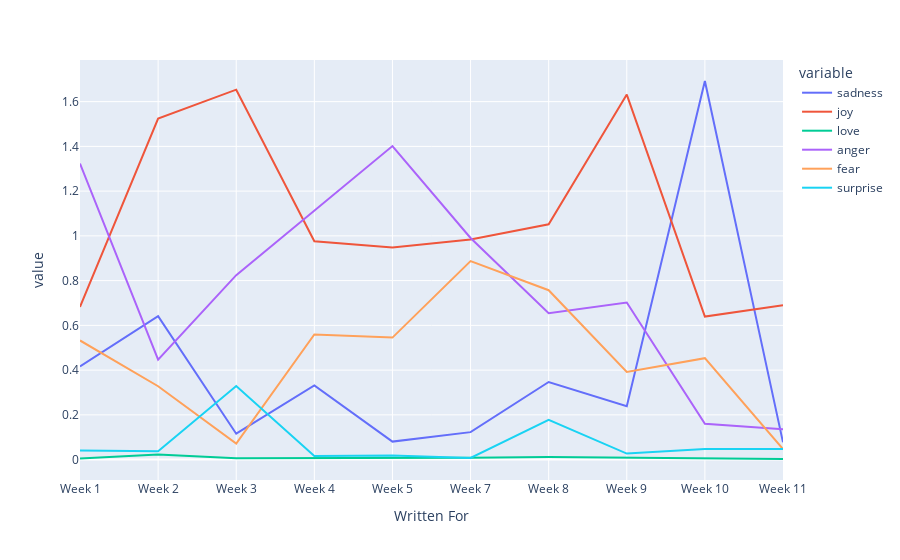

The code cell stored with this chart in its notebook:
### Code cell
c2 = chart.groupby("Written For").sum().reindex(["Week 1","Week 2","Week 3", "Week 4", "Week 5","Week 7", "Week 8",
"Week 9", "Week 10", "Week 11"])
plot = px.line(c2, y = ["sadness","joy","love", "anger", "fear","surprise",])

plot.show()

### Figure 1 — Plotly figure (JSON) as saved in the notebook; plotly's stock layout.template omitted (floating-point values rounded to 4 significant figures)
{"data": [{"hovertemplate": "variable=sadness<br>Written For=%{x}<br>value=%{y}<extra></extra>", "legendgroup": "sadness", "line": {"color": "#636efa", "dash": "solid"}, "marker": {"symbol": "circle"}, "mode": "lines", "name": "sadness", "orientation": "v", "showlegend": true, "type": "scatter", "x": ["Week 1", "Week 2", "Week 3", "Week 4", "Week 5", "Week 7", "Week 8", "Week 9", "Week 10", "Week 11"], "xaxis": "x", "y": [0.4164, 0.6408, 0.1159, 0.3313, 0.08054, 0.1229, 0.3469, 0.2382, 1.692, 0.07712], "yaxis": "y"}, {"hovertemplate": "variable=joy<br>Written For=%{x}<br>value=%{y}<extra></extra>", "legendgroup": "joy", "line": {"color": "#EF553B", "dash": "solid"}, "marker": {"symbol": "circle"}, "mode": "lines", "name": "joy", "orientation": "v", "showlegend": true, "type": "scatter", "x": ["Week 1", "Week 2", "Week 3", "Week 4", "Week 5", "Week 7", "Week 8", "Week 9", "Week 10", "Week 11"], "xaxis": "x", "y": [0.6826, 1.524, 1.653, 0.9758, 0.9478, 0.9835, 1.052, 1.631, 0.6392, 0.6904], "yaxis": "y"}, {"hovertemplate": "variable=love<br>Written For=%{x}<br>value=%{y}<extra></extra>", "legendgroup": "love", "line": {"color": "#00cc96", "dash": "solid"}, "marker": {"symbol": "circle"}, "mode": "lines", "name": "love", "orientation": "v", "showlegend": true, "type": "scatter", "x": ["Week 1", "Week 2", "Week 3", "Week 4", "Week 5", "Week 7", "Week 8", "Week 9", "Week 10", "Week 11"], "xaxis": "x", "y": [0.00451, 0.02284, 0.005761, 0.006041, 0.006801, 0.008604, 0.01139, 0.009025, 0.008107, 0.002742], "yaxis": "y"}, {"hovertemplate": "variable=anger<br>Written For=%{x}<br>value=%{y}<extra></extra>", "legendgroup": "anger", "line": {"color": "#ab63fa", "dash": "solid"}, "marker": {"symbol": "circle"}, "mode": "lines", "name": "anger", "orientation": "v", "showlegend": true, "type": "scatter", "x": ["Week 1", "Week 2", "Week 3", "Week 4", "Week 5", "Week 7", "Week 8", "Week 9", "Week 10", "Week 11"], "xaxis": "x", "y": [1.323, 0.4468, 0.8243, 1.112, 1.401, 0.9906, 0.6544, 0.7024, 0.1599, 0.1354], "yaxis": "y"}, {"hovertemplate": "variable=fear<br>Written For=%{x}<br>value=%{y}<extra></extra>", "legendgroup": "fear", "line": {"color": "#FFA15A", "dash": "solid"}, "marker": {"symbol": "circle"}, "mode": "lines", "name": "fear", "orientation": "v", "showlegend": true, "type": "scatter", "x": ["Week 1", "Week 2", "Week 3", "Week 4", "Week 5", "Week 7", "Week 8", "Week 9", "Week 10", "Week 11"], "xaxis": "x", "y": [0.5325, 0.3279, 0.07158, 0.559, 0.5454, 0.887, 0.7572, 0.3918, 0.4535, 0.04713], "yaxis": "y"}, {"hovertemplate": "variable=surprise<br>Written For=%{x}<br>value=%{y}<extra></extra>", "legendgroup": "surprise", "line": {"color": "#19d3f3", "dash": "solid"}, "marker": {"symbol": "circle"}, "mode": "lines", "name": "surprise", "orientation": "v", "showlegend": true, "type": "scatter", "x": ["Week 1", "Week 2", "Week 3", "Week 4", "Week 5", "Week 7", "Week 8", "Week 9", "Week 10", "Week 11"], "xaxis": "x", "y": [0.04069, 0.03746, 0.3291, 0.01623, 0.01824, 0.007368, 0.1781, 0.02711, 0.04713, 0.04724], "yaxis": "y"}], "layout": {"legend": {"title": {"text": "variable"}, "tracegroupgap": 0}, "margin": {"t": 60}, "xaxis": {"anchor": "y", "domain": [0, 1], "title": {"text": "Written For"}}, "yaxis": {"anchor": "x", "domain": [0, 1], "title": {"text": "value"}}}}
